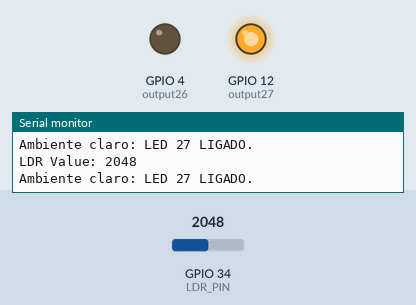
The program below on a simulated ESP32. Parts: output pins drawn as LEDs (lit = HIGH), the last lines printed to the serial monitor. The test bench sets the inputs (shaded band); at power-on: GPIO 34 (LDR_PIN) = 2048. WiFi joins after 1.5 s; servers stay silent unless stated.

Above: at 3.2 s.
3.3 s: GPIO 34 (LDR_PIN) set to 1966
At 4.6 s:
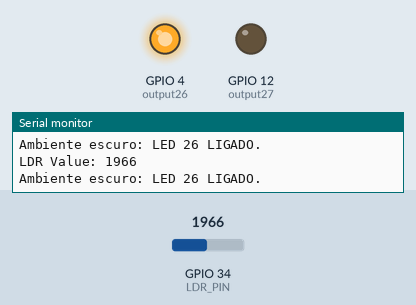
5.0 s: GPIO 34 (LDR_PIN) set to 2040
At 5.7 s:
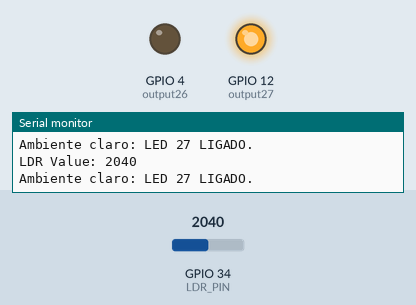
6.5 s: GPIO 34 (LDR_PIN) set to 1960
At 6.8 s:
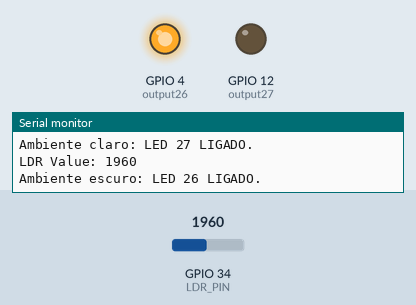
Timing chart, 0 to 9.5 s (numbered marks = the images above; inputs shaded):
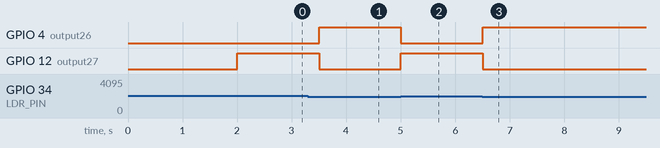

Measured:
- the behaviour switches between 2000 and 1999 on GPIO 34 (LDR_PIN) (found by bisection; images 0 and 1)
- after the input at 3.3 s, GPIO 4 (output26): LOW → HIGH after 0.20 s; GPIO 12 (output27): HIGH → LOW after 0.20 s
- after the input at 5.0 s, GPIO 4 (output26): HIGH → LOW at once; GPIO 12 (output27): LOW → HIGH at once
- after the input at 6.5 s, GPIO 4 (output26): LOW → HIGH at once; GPIO 12 (output27): HIGH → LOW at once

The program:

main.cpp
```cpp
#include <WiFi.h>
#include <WebServer.h>

// Replace with your network credentials
const char* ssid = "Vodafone-ACD044";
const char* password = "b9uJnxdvxJVugnCy";

// Assign output variables to GPIO pins
const int output26 = 4; // LED 1
const int output27 = 12; // LED 2

// --- Configuração do LDR ---
const int LDR_PIN = 34; // Pino GPIO para o LDR (entrada analógica)
const int LDR_LIMIT = 2000; // Limite para a leitura do LDR (ajuste este valor!)
                            // A leitura analógica do ESP32 vai de 0 a 4095.
                            // Um valor de 2000 é aproximadamente a metade do alcance.
                            // Você precisará ajustar LDR_LIMIT com base na sua luz ambiente e resistor.

// Variável para armazenar a leitura do LDR
int ldrValue = 0;

// Variáveis para controlar o tempo da atualização do sensor
unsigned long lastLDRReadMillis = 0;
const long ldrReadInterval = 500; // Ler o LDR a cada 500ms

// Create a web server object
WebServer server(80);

// --- Funções de leitura do LDR ---
int readLDR() {
  return analogRead(LDR_PIN);
}

// Function to handle the root URL and show the current states
void handleRoot() {
  // HTML como um Raw String Literal para melhor legibilidade
  // Usamos um placeholder para os valores dinâmicos (LDR, estados dos LEDs)
  const char* htmlTemplate = R"raw_html(
<!DOCTYPE html>
<html>
<head>
<meta name="viewport" content="width=device-width, initial-scale=1">
<meta charset="UTF-8">
<link rel="icon" href="data:,">
<title>ESP32 Web Server - Controlo por LDR</title>
<style>
  html { font-family: Helvetica; display: inline-block; margin: 0px auto; text-align: center;}
  .button { background-color: #4CAF50; border: none; color: white; padding: 16px 40px; text-decoration: none; font-size: 30px; margin: 2px; cursor: pointer;}
  .button2 { background-color: #555555; }
</style>
<meta http-equiv="refresh" content="1">
</head>
<body>
<h1>ESP32 Web Server - Controlo por LDR</h1>

<p>Leitura LDR: <strong>%LDR_VALUE%</strong></p>

<p>GPIO 26 (LED 1 - Escuro) - State: <strong>%GPIO26_STATE%</strong></p>

<p>GPIO 27 (LED 2 - Claro) - State: <strong>%GPIO27_STATE%</strong></p>

</body>
</html>
)raw_html"; // Fim do raw string literal

  // Cria um objeto String para poder fazer as substituições
  String finalHtml = String(htmlTemplate);

  // Substitui os placeholders pelos valores reais
  finalHtml.replace("%LDR_VALUE%", String(ldrValue));

  if (digitalRead(output26) == HIGH) {
    finalHtml.replace("%GPIO26_STATE%", "on");
  } else {
    finalHtml.replace("%GPIO26_STATE%", "off");
  }

  if (digitalRead(output27) == HIGH) {
    finalHtml.replace("%GPIO27_STATE%", "on");
  } else {
    finalHtml.replace("%GPIO27_STATE%", "off");
  }

  server.send(200, "text/html", finalHtml);
}

void setup() {
  Serial.begin(115200);

  // Initialize the output variables as outputs
  pinMode(output26, OUTPUT);
  pinMode(output27, OUTPUT);
  // Set outputs to LOW initially
  digitalWrite(output26, LOW);
  digitalWrite(output27, LOW);

  // Connect to Wi-Fi network
  Serial.print("Connecting to ");
  Serial.println(ssid);
  WiFi.begin(ssid, password);

  // Modificação: Loop de tentativas de conexão Wi-Fi com limite de 5
  int attempts = 0;
  const int maxAttempts = 15;

  while (WiFi.status() != WL_CONNECTED && attempts < maxAttempts) {
    delay(1000); // Aumentei o delay para 1 segundo
    Serial.print(".");
    attempts++;
  }

  if (WiFi.status() == WL_CONNECTED) {
    Serial.println("");
    Serial.println("WiFi connected.");
    Serial.print("IP address: ");
    Serial.println(WiFi.localIP());

    // Set up the web server to handle different routes
    server.on("/", handleRoot);

    // Start the web server
    server.begin();
    Serial.println("HTTP server started");
  } else {
    Serial.println("\nNão foi possível estabelecer conexão Wi-Fi após 5 tentativas.");
    Serial.println("Verifique as credenciais ou o alcance da rede.");
    // Opcional: Adicionar um loop infinito ou reinício aqui se a conexão for crucial
  }
}

void loop() {
  // Handle incoming client requests ONLY if WiFi is connected
  if (WiFi.status() == WL_CONNECTED) {
    server.handleClient();

    // Lógica para ler o LDR e controlar os LEDs
    unsigned long currentMillis = millis();
    if (currentMillis - lastLDRReadMillis >= ldrReadInterval) {
      lastLDRReadMillis = currentMillis; // Reinicia o timer

      ldrValue = readLDR(); // Lê o valor do LDR
      Serial.print("LDR Value: ");
      Serial.println(ldrValue);

      // Condição IF para controlar os LEDs com base na leitura do LDR
      if (ldrValue < LDR_LIMIT) { // Se estiver mais escuro que o limite
        digitalWrite(output26, HIGH); // Liga o LED 1 (GPIO 26)
        digitalWrite(output27, LOW);  // Desliga o LED 2 (GPIO 27)
        Serial.println("Ambiente escuro: LED 26 LIGADO.");
      } else { // Se estiver mais claro que o limite
        digitalWrite(output26, LOW);  // Desliga o LED 1 (GPIO 26)
        digitalWrite(output27, HIGH); // Liga o LED 2 (GPIO 27)
        Serial.println("Ambiente claro: LED 27 LIGADO.");
      }
    }
  }
}
```
